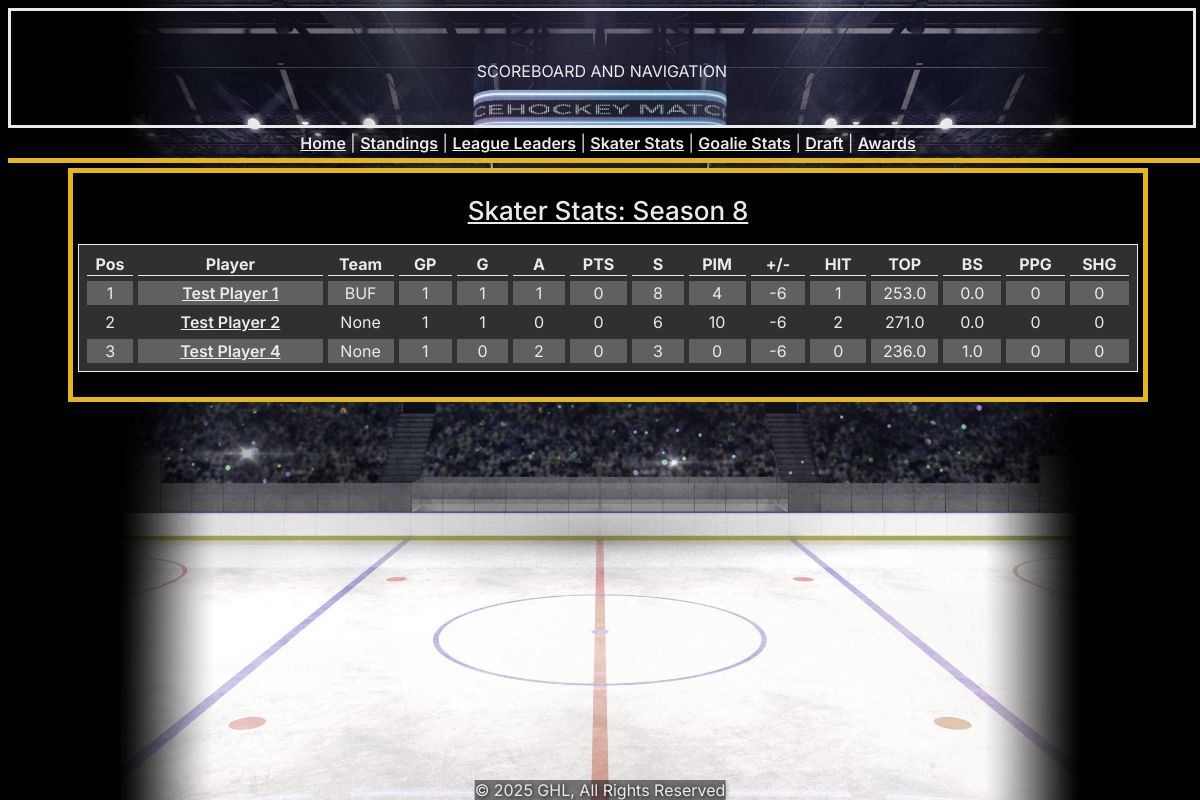
/skaters/, run on an earlier commit of the app's database.
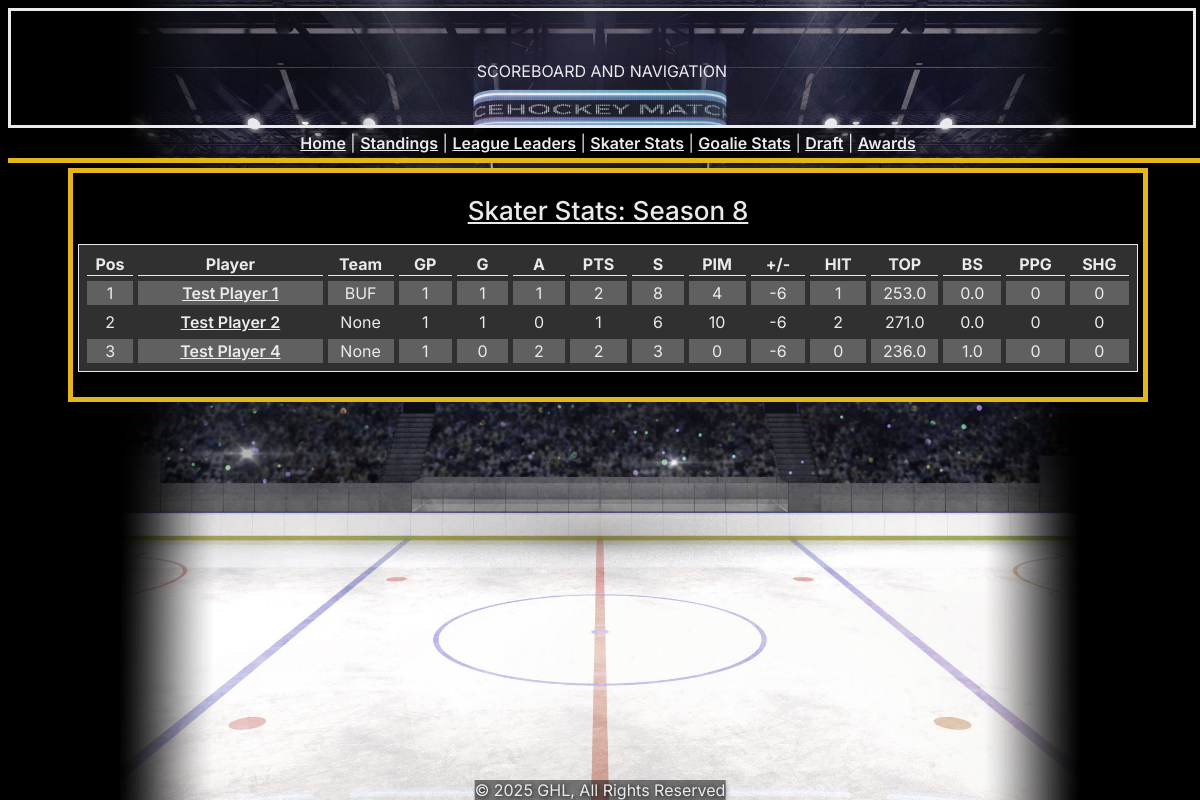
And on a later commit of the database.
### GHLWebsiteApp/models.py (models this page shows, shortened)
class SkaterRecord(models.Model):
    ea_player_num = models.ForeignKey(Player, on_delete = models.CASCADE)
    game_num = models.ForeignKey(Game, on_delete = models.CASCADE)
    ea_club_num = models.ForeignKey(Team, on_delete = models.CASCADE)
    position = models.ForeignKey(Position, on_delete = models.CASCADE)
    build = models.ForeignKey(Build, on_delete = models.CASCADE)
    goals = models.PositiveSmallIntegerField(default="0")
    assists = models.PositiveSmallIntegerField(default="0")
    points = models.PositiveSmallIntegerField(default="0")
    hits = models.PositiveSmallIntegerField(default="0")
    plus_minus = models.SmallIntegerField(default="0")
    sog = models.PositiveSmallIntegerField(default="0")
    shot_attempts = models.PositiveSmallIntegerField(default="0")
    deflections = models.PositiveSmallIntegerField(default="0")
    ppg = models.PositiveSmallIntegerField(default="0")
    shg = models.PositiveSmallIntegerField(default="0")
    pass_att = models.PositiveSmallIntegerField(default="0")
    pass_comp = models.PositiveSmallIntegerField(default="0")
    saucer_pass = models.PositiveSmallIntegerField(default="0")
    blocked_shots = models.PositiveSmallIntegerField(default="0")
    takeaways = models.PositiveSmallIntegerField(default="0")
    interceptions = models.PositiveSmallIntegerField(default="0")
    giveaways = models.PositiveSmallIntegerField(default="0")
    pens_drawn = models.PositiveSmallIntegerField(default="0")
    pims = models.PositiveSmallIntegerField(default="0")
    pk_clears = models.PositiveSmallIntegerField(default="0")
    poss_time = models.PositiveSmallIntegerField(default="0")
    fow = models.PositiveSmallIntegerField(default="0")
    fol = models.PositiveSmallIntegerField(default="0")

class Player(models.Model):
    ea_player_num = models.IntegerField(primary_key=True)
    username = models.CharField(max_length=16)
    current_team = models.ForeignKey(Team, on_delete = models.CASCADE, blank=True, null=True)
    def __str__(self):
        return self.username

class Team(models.Model):
    ea_club_num = models.IntegerField(primary_key=True)
    club_full_name = models.CharField(max_length=50)
    club_abbr = models.CharField(max_length=3)
    club_location = models.CharField(max_length=25)
    team_logo_link = models.TextField(blank=True, null=True)
    isActive = models.BooleanField(default=True)
    def __str__(self):
        return self.club_abbr

### GHLWebsiteApp/views.py (the view)
# urls.py: path('skaters/', views.skaters, name="skaters"),
def skaters(request):
    all_skaters = SkaterRecord.objects.filter(game_num__season_num=seasonSetting).annotate(
        skatersgp=Count("game_num"),
        skatersgoals=Sum("goals"),
        skatersassists=Sum("assists"),
        skaterspoints=Sum("points"),
        skatersplusminus=Sum("plus_minus"),
        skatershits=Sum("hits"),
        skaterspims=Sum("pims"),
        skaterssog=Sum("sog"),
        skatersposs=Avg("poss_time"),
        skatersbs=Avg("blocked_shots"),
        skatersppg=Sum("ppg"),
        skatersshg=Sum("shg"),
    ).order_by("ea_player_num")
    context = {
        "all_skaters": all_skaters
    }
    return render(request, "GHLWebsiteApp/skaters.html", context)

### GHLWebsiteApp/templates/GHLWebsiteApp/skaters.html
{% extends 'GHLWebsiteApp/layout.html' %}
{% load static %}
{% block body %}
  <center>
    <div class="section section_lg">
      <center>
      <div class="header">Skater Stats: Season 8</div>
      <table id="fullstandings" class="sortable">
        <col style="width: 60px;">
        <col style="width: 300px;">
        <col style="width: 80px;">
        <col style="width: 80px;">
        <col style="width: 80px;">
        <col style="width: 80px;">
        <col style="width: 80px;">
        <col style="width: 80px;">
        <col style="width: 80px;">
        <col style="width: 80px;">
        <col style="width: 80px;">
        <col style="width: 80px;">
        <col style="width: 80px;">
        <col style="width: 80px;">
        <col style="width: 80px;">
        <tr>
          <th>Pos</th>
          <th>Player</th>
          <th>Team</th>
          <th>GP</th>
          <th>G</th>
          <th>A</th>
          <th>PTS</th>
          <th>S</th>
          <th>PIM</th>
          <th>+/-</th>
          <th>HIT</th>
          <th>TOP</th>
          <th>BS</th>
          <th>PPG</th>
          <th>SHG</th>
        </tr>
        {% for player in all_skaters %}
        <tr>
          <td>{{ forloop.counter }}</td>
          <td><a href="{% url 'player' player.ea_player_num.ea_player_num %}">{{ player.ea_player_num }}</a></td>
          <td>{{ player.ea_player_num.current_team }}</td>
          <td>{{ player.skatersgp }}</td>
          <td>{{ player.skatersgoals }}</td>
          <td>{{ player.skatersassists }}</td>
          <td>{{ player.skaterspoints }}</td>
          <td>{{ player.skaterssog }}</td>
          <td>{{ player.skaterspims }}</td>
          <td>{{ player.skatersplusminus }}</td>
          <td>{{ player.skatershits }}</td>
          <td>{{ player.skatersposs|floatformat:1 }}</td>
          <td>{{ player.skatersbs|floatformat:1 }}</td>
          <td>{{ player.skatersppg }}</td>
          <td>{{ player.skatersshg }}</td>
        </tr>
        {% empty %}
        <tr>
          <td colspan=15>No games recorded.</td>
        </tr>
        {% endfor %}
      </table>
      </center>
    </div>
  </center>
{% endblock %}

What changed in the data, as far as the page shows it:
changed SkaterRecord "Test Player 1": skaterspoints "0" → "2"
changed SkaterRecord "Test Player 2": skaterspoints "0" → "1"
changed SkaterRecord "Test Player 4": skaterspoints "0" → "2"
